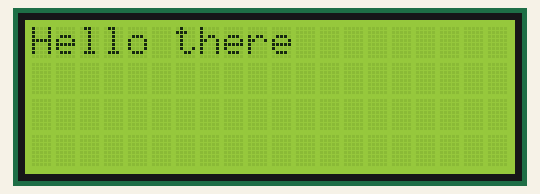
Recording of a sketch running on a simulated TI MSP430 LaunchPad. Shown: 20×4 character LCD.

Above: at 1.1 s.
At 10.1 s:
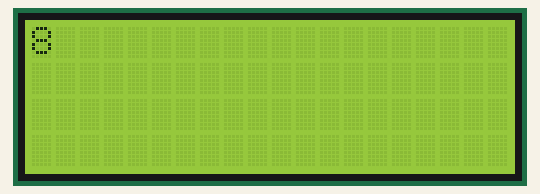
At 16.2 s:
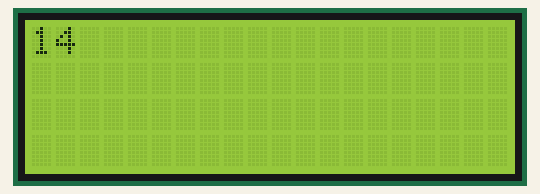
At 19.2 s:
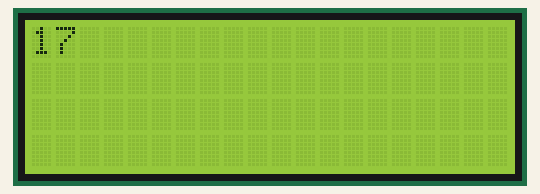
At 27.2 s:
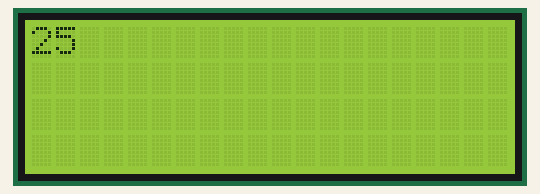
At 38.2 s:
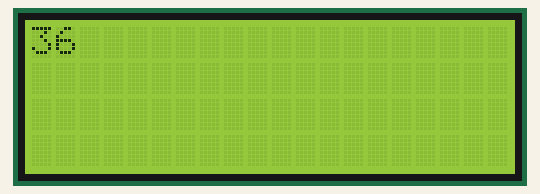

The sketch:

LoadCodeV1.ino
```cpp
#include <LiquidCrystal595.h>

/* First revision of code for the electronic load.
Features in this version:

1) Display functionality
2) Constant current mode, set by turning knob
3) Enable/disable load by pushing button

*/

//Pin Assignments
//DAC Shift Register; 16 bit serial
#define DAC_c 2
#define DAC_l 3
#define DAC_d 4

//Display shift register; 6 bit serial (takes 8 bits)
#define DISP_c P1_5
#define DISP_l P1_4
#define DISP_d P2_0

#define VIN 5

LiquidCrystal595 lcd ( DISP_d, DISP_l, DISP_c);

void setup() {

delay (1000);
  lcd.begin(20, 4);
  lcd.clear();
  lcd.home();
  lcd.print("Hello there");

}
int x =0;
void loop() {
delay (1000);
lcd.clear();
lcd.print(x);
x++;
}
```

Measured:
- what the display in image 0 shows lasts 1.0 s, from 1.1 s to 2.1 s
